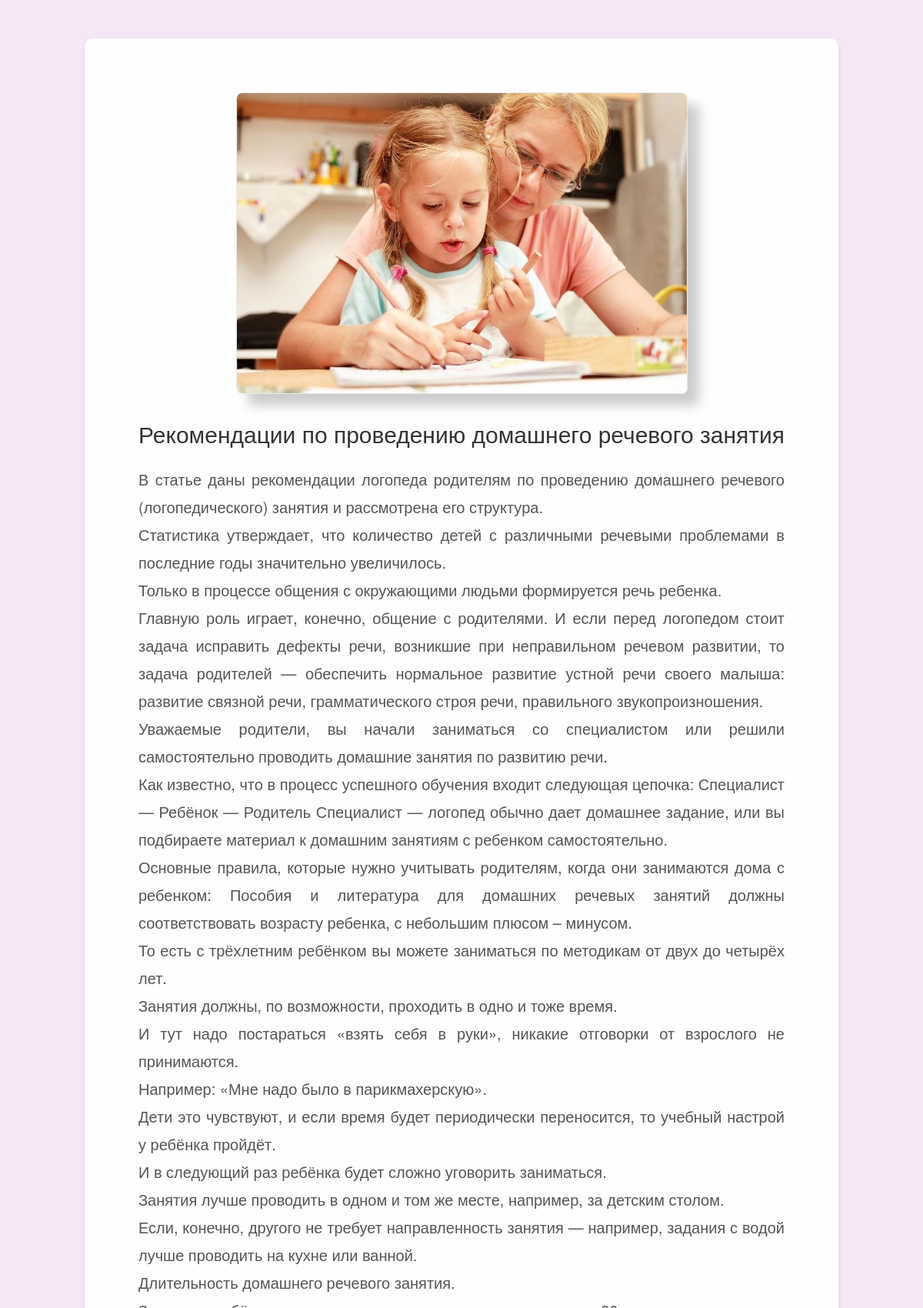
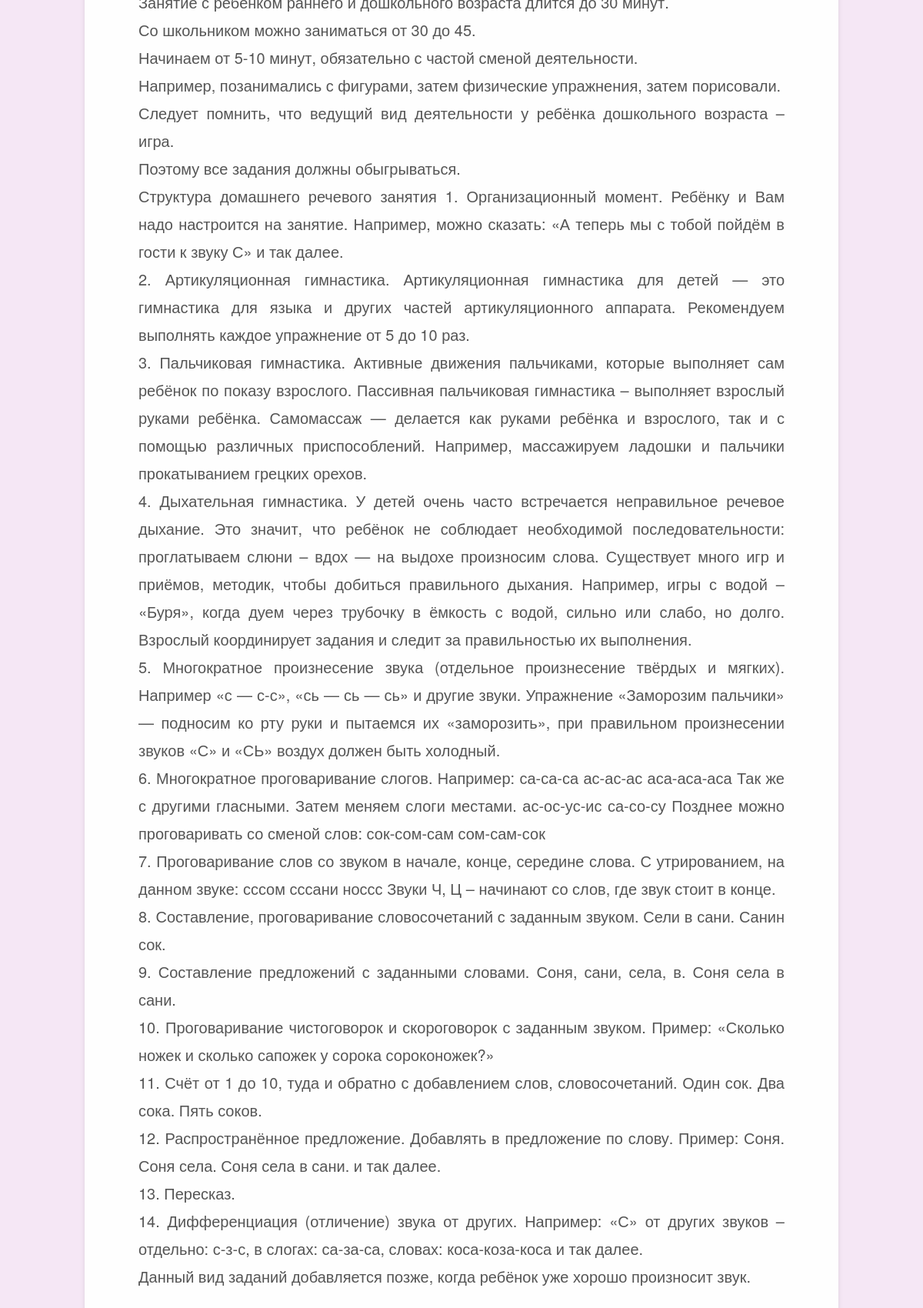
The page /article/11/ (upper part) on the database its author committed (2 pictures, top to bottom).
### main/models.py (models this page shows, shortened)
class Article(models.Model):
    title = models.CharField(max_length=200)
    content = models.TextField()
    image = models.ImageField(upload_to='articles', null=True, blank=True)
    is_featured = models.BooleanField(default=False)
    created_at = models.DateTimeField(auto_now_add=True)
    updated_at = models.DateTimeField(auto_now=True)
    slug = models.SlugField(max_length=200, unique=True, blank=True)

### main/views.py (the view)
# urls.py: path('article/<int:pk>/', views.article_detail, name='article_detail'),
def article_detail(request, pk):
    article = get_object_or_404(Article, pk=pk)
    return render(request, 'article_detail.html', {
        'article': article,
    })

### main/templates/article_detail.html (shortened to what this page needs)
{% extends 'base.html' %}
{% block content %}
  <div class="article-detail">
    {% if article.image %}
      <img src="{{ article.image.url }}" alt="{{ article.title }}">
    {% endif %}
    <h1>{{ article.title }}</h1>
    <div class="article-content">
      {{ article.content|linebreaks }}
    </div>
  </div>
{% endblock %}

### main/static/css/stati.css (style rules this page uses)
.article-detail { max-width: 900px; margin: 50px auto; padding: 40px; background-color: rgba(255, 255, 255, 0.95); border-radius: 10px; text-align: center; box-shadow: 0 4px 6px rgba(0, 0, 0, 0.1); }
h1 { font-size: 30px; font-weight: normal; color: #333; margin-bottom: 20px; text-align: center; }
.article-content { font-size: 20px; line-height: 1.8; color: #555; text-align: justify; margin-bottom: 30px; }
.article-detail img { display: block; width: 50%; max-width: 100%; margin: 30px auto; border-radius: 8px; border: 1px solid #eaeaea; box-shadow: 0 4px 8px rgba(0, 0, 0, 0.2); }

### main/static/css/mobilestati.css (style rules this page uses)
.article-detail { max-width: 900px; margin: 50px auto; padding: 40px; background-color: rgba(255, 255, 255, 0.95); border-radius: 10px; text-align: center; box-shadow: 0 4px 6px rgba(0, 0, 0, 0.1); }
h1 { font-size: 30px; font-weight: normal; color: #333; margin-bottom: 20px; text-align: center; }
.article-content { font-size: 20px; line-height: 1.8; color: #555; text-align: justify; margin-bottom: 30px; margin-left: 30px; margin-right: 30px; }
.article-detail img { display: block; width: 65%; max-width: 100%; margin: 30px auto; border-radius: 8px; border: 1px solid #eaeaea; box-shadow: 15px 15px 15px rgba(0, 0, 0, 0.2); }

### rows shown on the page
Article: image (picture), title "Рекомендации по проведению домашнего речевого занятия", content "В статье даны рекомендации логопеда родителям по проведению домашнего речевого (логопедического) занятия и рассмотрена его структура. Статистика утверждает, что количество детей с различными речевыми проблемами в последние годы значительно увеличилось. Только в процессе общения с окружающими людьми формируется речь ребенка. Главную роль играет, конечно, общение с родителями. И если перед логопедом стоит задача исправить дефекты речи, возникшие при неправильном речевом развитии, то задача родителей — обеспечить нормальное развитие устной речи своего малыша: развитие связной речи, грамматического строя речи, правильного звукопроизношения. Уважаемые родители, вы начали заниматься со…"
